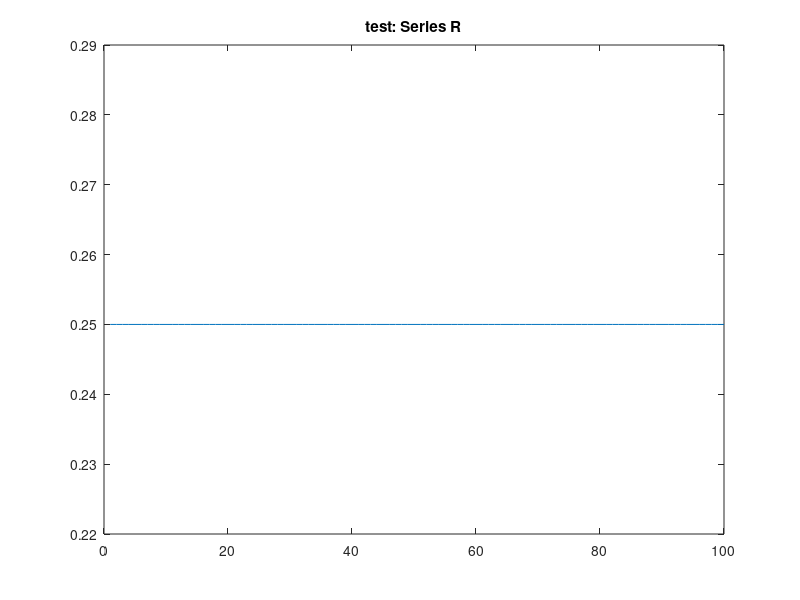
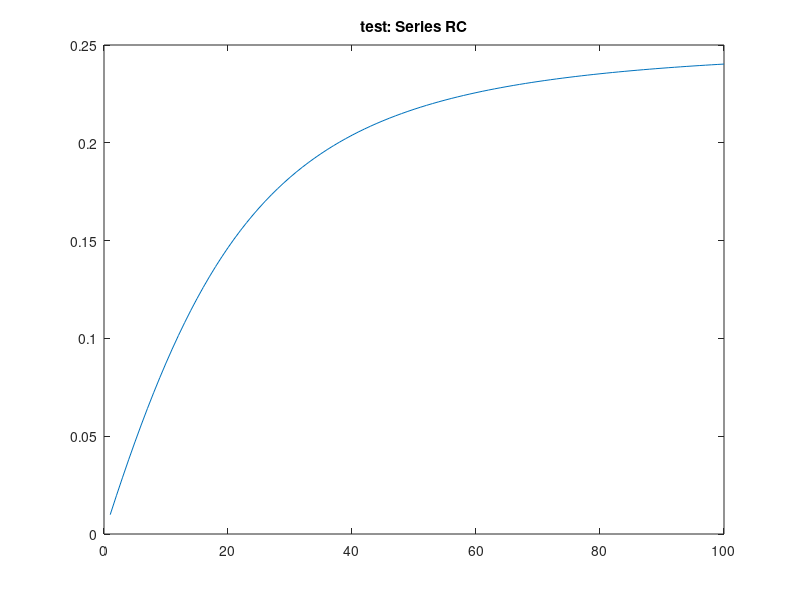
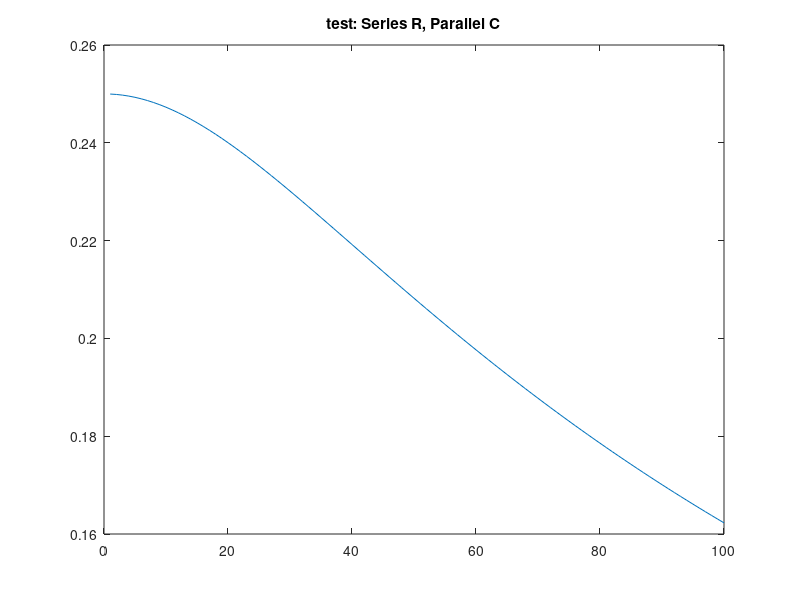
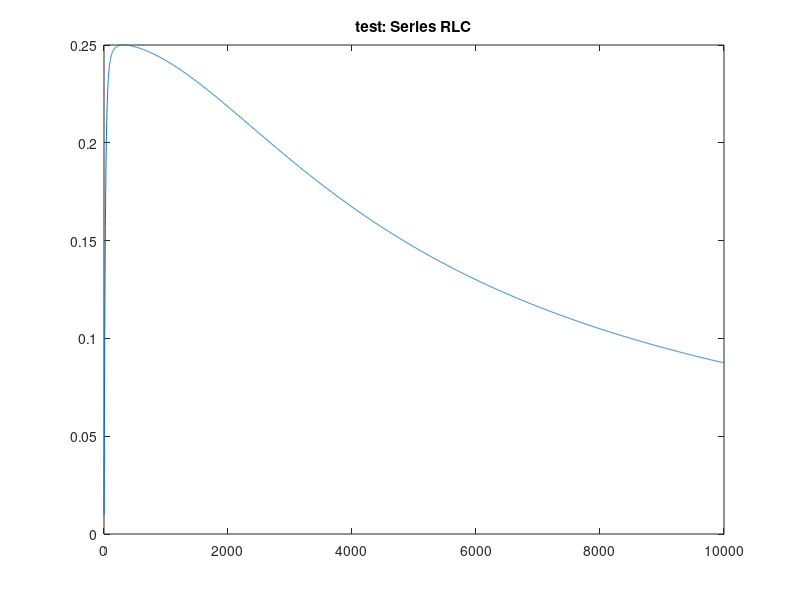

Source code (MATLAB) for these figures, in order:
%% Validation test for ABCD_Matrix_Solver mlapp program
%% First set, Basic Elements
clear all;
clc;

%Test 1: Series resistor
Zout = 100; %Output resistor
output = zeros(1,100);
for w = 1:100
    matin = [1 100; 0 1]; %Input resistor
    mat1 = [1 200; 0 1]; %Series resistor
    matmul = matin*mat1; %Multiply
    output(w) = (Zout)/((abs(matmul(1,1)*(Zout))+abs(matmul(1,2)))); %V2/V1
end
figure
plot(1:100,output)
title('test: Series R')

%Test 2: RC circuit
Zout = 100; %Output resistor
output = zeros(1,100);
for w = 1:100
    matin = [1 100; 0 1]; %Input resistor
    mat1 = [1 200; 0 1]; %Series resistor
    mat2 = [1 -1i/(w*100*10^-6);0 1]; %Series capacitor
    matmul = matin*mat1*mat2; %Multiply
    output(w) = (Zout)/((abs(matmul(1,1)*(Zout))+abs(matmul(1,2)))); %V2/V1
end
figure
plot(1:100,output)
title('test: Series RC')

for w = 1:100
    matin = [1 100; 0 1]; %Input resistor
    mat1 = [1 200; 0 1]; %Series resistor
    mat2 = [1 0;1/(-1i/(w*100*10^-6)) 1]; %Parallel capacitor
    matmul = matin*mat1*mat2; %Multiply
    output(w) = (Zout)/((abs(matmul(1,1)*(Zout))+abs(matmul(1,2)))); %V2/V1
end
figure
plot(1:100,output)
title('test: Series R, Parallel C')

%Test 3: Series RLC (longer range to see behavior)
Zout = 100; %Output resistor
output = zeros(1,100);
for w = 1:10000
    matin = [1 100; 0 1]; %Input resistor
    mat1 = [1 200; 0 1]; %Series resistor
    mat2 = [1 -1i/(w*100*10^-6);0 1]; %Series capacitor
    mat3 = [1 1i*100*10^-3*w;0 1]; %Series Inductor
    matmul = matin*mat1*mat2*mat3; %Multiply
    output(w) = (Zout)/((abs(matmul(1,1)*(Zout))+abs(matmul(1,2)))); %V2/V1
end
figure
plot(1:10000,output)
title('test: Series RLC')

%% Second set, More complicated elements
clear all;
clc;

%Test 1: Capacitor and Transformer
Zout = 100; %Output resistor
output = zeros(1,100);
n = 10;
for w = 1:100
    matin = [1 100; 0 1]; %Input resistor
    mat1 = [1 -1i/(w*100*10^-6);0 1]; %Series Capacitor
    mat2 = [n 0; 0 1/n]; %Transformer
    matmul = matin*mat1*mat2; %Multiply
    output(w) = (Zout)/((abs(matmul(1,1)*(Zout))+abs(matmul(1,2)))); %V2/V1
end
figure
plot(1:100,output)
title('test: Series C, Transformer n = 10')

%Test 2: Capacitor and Transmission Line
Zout = 100; %Output resistor
output = zeros(1,100);
dm = 5;
km = dm;
for w = 1:100
    matin = [1 100; 0 1]; %Input resistor
    mat1 = [1 -1i/(w*100*10^-6);0 1]; %Series Capacitor
    mat2 = [cos(km*dm) 1i*100*sin(km*dm); 1i*sin(km*dm)/100 cos(km*dm)]; %Transmission Line
    matmul = matin*mat1*mat2; %Multiply
    output(w) = (Zout)/((abs(matmul(1,1)*(Zout))+abs(matmul(1,2)))); %V2/V1
end
figure
plot(1:100,output)
title('test: Series C, Transmission Line dm=km=5')